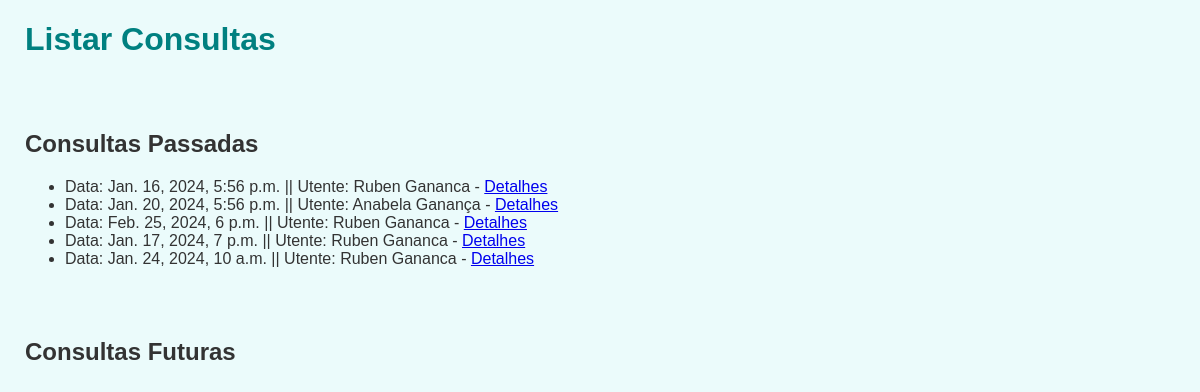
/app/consultas/ (signed in), run on the app's committed database.
### entidades/models.py (models this page shows, shortened)
class Consulta(models.Model):
    utente = models.ForeignKey(Utente, on_delete=models.CASCADE)
    medico = models.ForeignKey(Medico, on_delete=models.CASCADE)
    prescricoes = models.ManyToManyField(Prescricao, related_name='consultas_prescritas',null=True, blank=True)
    exames = models.ManyToManyField(Exame, related_name='exames_prescritos',null=True, blank=True)
    parametros = models.ManyToManyField(Parametros, related_name='parametros_prescritos',null=True, blank=True)
    data = models.DateTimeField(default=timezone.now)

class Utilizador(AbstractUser):
    TIPO_CHOICES = [
       ('M', 'Médico'),
       ('U', 'Utente'),
       ('F', 'Familiar'),
    ]
    nome = models.CharField(max_length=200, unique=False)
    idade = models.IntegerField(default=18)
    sexo = models.CharField(max_length=10, choices=[("M", "Masculino"), ("F", "Feminino")])
    email = models.EmailField(max_length=50, unique=True)
    numSaude = models.CharField(max_length=9, unique=True, validators=[MinLengthValidator(limit_value=9), MaxLengthValidator(limit_value=9)])
    tipo = models.CharField(max_length=1, choices=TIPO_CHOICES)
    USERNAME_FIELD = "email"
    REQUIRED_FIELDS = ["username"]
    groups = models.ManyToManyField(Group, related_name='utilizador_groups')
    user_permissions = models.ManyToManyField(Permission, related_name='utilizador_user_permissions')

### entidades/views.py (the view)
# urls.py: path('consultas/', listar_consultas, name='listar_consultas'),
@login_required(login_url="login")
def listar_consultas(request):
    user = request.user
    if user.is_authenticated:
        now = timezone.now().date()
        if user.tipo == 'U':
            consultas_passadas = Consulta.objects.filter(utente=user.utente, data__date__lt=now)
            consultas_futuras = Consulta.objects.filter(utente=user.utente, data__date__gt=now)
        elif user.tipo == 'M':
            consultas_passadas = Consulta.objects.filter(medico=user.medico, data__date__lt=now)
            consultas_futuras = Consulta.objects.filter(medico=user.medico, data__date__gt=now)
        elif user.tipo == "F":
            consultas_passadas = Consulta.objects.filter(utente = user.familiar.id_associado, data__date__lt=now)
            consultas_futuras = Consulta.objects.filter(utente = user.familiar.id_associado, data__date__gt=now)
        else:
            consultas_passadas = []
            consultas_futuras = []
        return render(request, 'listar_consultas.html', {'consultas_passadas': consultas_passadas, 'consultas_futuras': consultas_futuras})
    else:
        return redirect('listar_utentes')

### entidades/templates/listar_consultas.html (shortened to what this page needs)
{% load static %}
<!DOCTYPE html>
<html lang="en">
<head>
    <link rel="stylesheet" href="{% static 'css/detalhes.css' %}">
</head>
<body>
    <h1>Listar Consultas</h1>
    <h2>Consultas Passadas </h2>
    <ul>
        {% for consulta in consultas_passadas %}
            <li> Data: {{ consulta.data}} || Utente: {{ consulta.utente.nome}} - <a href="{% url 'detalhes_consulta' consulta.id %}">Detalhes</a></li>
        {% endfor %}
    </ul>
    <h2>Consultas Futuras </h2>
</body>
</html>

### entidades/static/css/detalhes.css (style rules this page uses)
body { font-family: Arial, sans-serif; background-color: #def9f997; color: #333; margin: 0; padding-left: 25px }
h1 { color: #008080; }
h2 { padding-top: 50px; }

### data on the page
Consulta: data "Jan. 16, 2024, 5:56 p.m.", utente.nome "Ruben Gananca"
Consulta: data "Jan. 20, 2024, 5:56 p.m.", utente.nome "Anabela Ganança"
Consulta: data "Feb. 25, 2024, 6 p.m.", utente.nome "Ruben Gananca"
Consulta: data "Jan. 17, 2024, 7 p.m.", utente.nome "Ruben Gananca"
Consulta: data "Jan. 24, 2024, 10 a.m.", utente.nome "Ruben Gananca"
